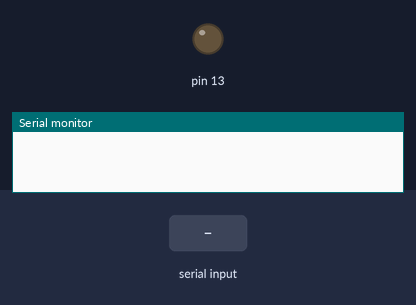
The sketch below on a simulated Arduino Uno, built with avr-gcc and run on an emulated ATmega328P. On the bench: output pins drawn as LEDs (lit = HIGH), the last lines printed to the serial monitor. The test bench sets the inputs (shaded band).

Above: at 1.2 s.
1.3 s: "O" received over the second serial link
At 2.4 s:
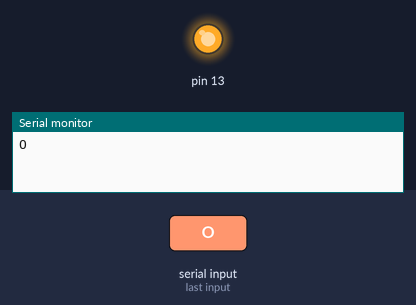
2.8 s: "X" received over the second serial link
At 3.6 s:
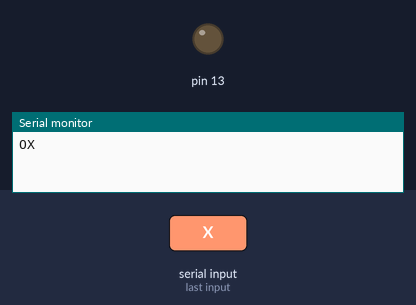
Timing chart, 0 to 5.8 s (numbered marks = the images above; inputs shaded):
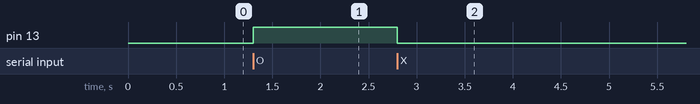

Measured:
- after the input at 1.3 s, pin 13: LOW → HIGH at once
- after the input at 2.8 s, pin 13: HIGH → LOW at once

The sketch:

BT.ino
```cpp
#include <SoftwareSerial.h>


SoftwareSerial BT(10, 11); // RX, TX
char val;
boolean ledOn;

void setup()
{
  // Open serial communications and wait for port to open:
  Serial.begin(9600);
  //LED port
  pinMode(13, OUTPUT);

  // set the data rate for the SoftwareSerial port
  BT.begin(9600);

  ledOn = false;
  BT.print("Off");
}

void loop() // run over and over
{
  if (Serial.available()) {
    val = Serial.read();
    BT.print(val);
  }

  if (BT.available()) {
    val = BT.read();
    Serial.print(val);

    if (val == 'O') {
      digitalWrite(13, HIGH);
      ledOn = true;
      BT.print("On");
    } else if (val == 'X') {
      digitalWrite(13, LOW);
      ledOn = false;
      BT.print("Off");
    } else if (val == '?') {
      if (ledOn) BT.print("On");
      else BT.print("Off");
    }
  }
}
```
